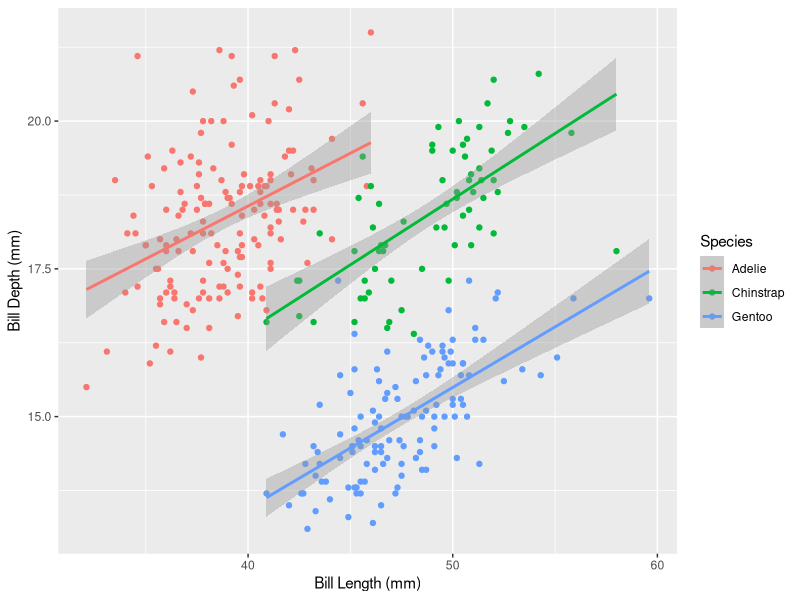
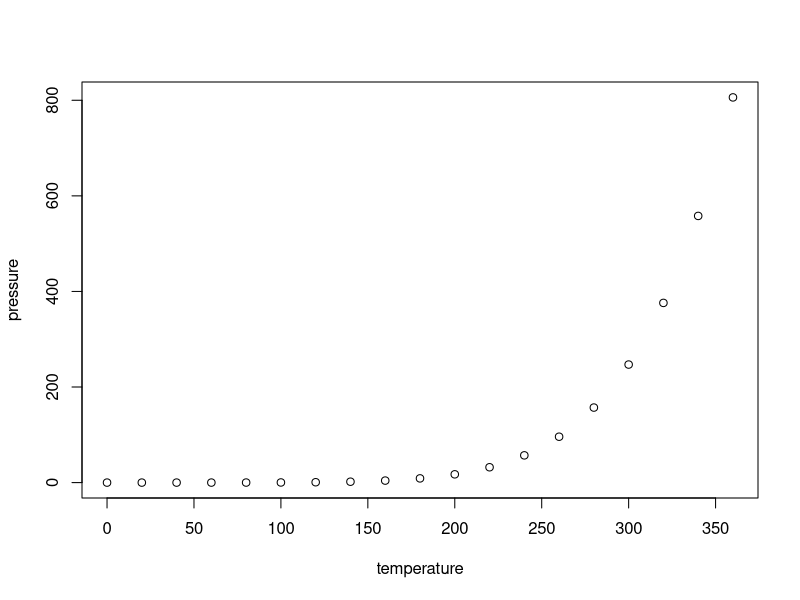

The R source for these figures, in order:
## ---- chunk 1
knitr::opts_chunk$set(echo = TRUE,
                      message= FALSE,
                      warning=FALSE)
## ---- chunk 2
library(here)
library(tidyverse)
library(palmerpenguins)
## ---- chunk 3
glimpse(penguins) #look at the penguin data
## ---- chunk 4
penguins %>%
  ggplot(aes(x=bill_length_mm,
             y= bill_depth_mm,
             color= species))+
  geom_point()+
  geom_smooth(method= "lm")+
  labs(x= "Bill Length (mm)",
       y= "Bill Depth (mm)",
       color= "Species")+
  theme()
## ---- chunk 5
summary(cars)
## ---- chunk 6
plot(pressure)
